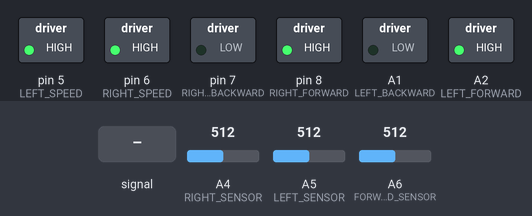
A sketch run on a simulated Arduino Nano, built with avr-gcc and run on an emulated ATmega328P. Shown: switched loads named in the sketch (green lamp = pin HIGH). The inputs (shaded band) are chosen by the test bench; at power-on: A6 (FORWARD_SENSOR) = 512, A4 (RIGHT_SENSOR) = 512, A5 (LEFT_SENSOR) = 512.

Above: at 2.2 s.
2.3 s: A4 (RIGHT_SENSOR) fed a 200 Hz sine of ±81 counts around its level
5.3 s: A6 (FORWARD_SENSOR) set to 935
At 5.55 s:
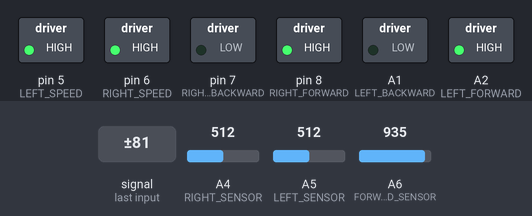
8.3 s: A6 (FORWARD_SENSOR) set to 959
At 9.4 s:
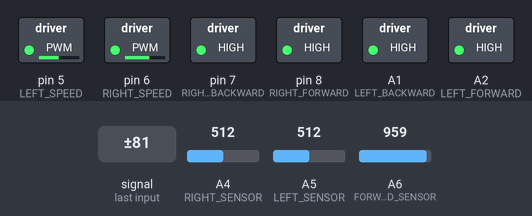
Timing chart, 0 to 11.3 s (numbered marks = the images above; inputs shaded):
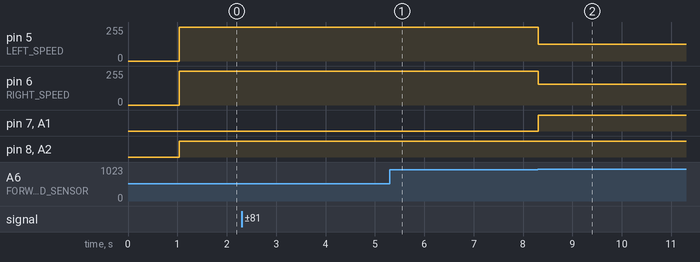

Measured:
- the behaviour switches between 949 and 950 on A6 (FORWARD_SENSOR) (found by bisection; images 1 and 2)
- after the input at 5.3 s, pin 5 (LEFT_SPEED): stays 255/255 (without the input it goes to 25/255 after 2.0 s); pin 6 (RIGHT_SPEED): stays 255/255 (without the input it goes to 96/255 after 2.0 s)
- after the input at 8.3 s, pin 5 (LEFT_SPEED): 255/255 → 124/255 at once; pin 6 (RIGHT_SPEED): 255/255 → 155/255 at once; pin 7 (RIGHT_BACKWARD), A1 (LEFT_BACKWARD): LOW → HIGH at once

The sketch:

OPS_MM.ino
```cpp
///////////////////////////
//    Pin Definitions    //
///////////////////////////
#define LEFT_SPEED 5        //pin D5
#define LEFT_FORWARD A2     //pin A2
#define LEFT_BACKWARD A1    //pin A1

#define RIGHT_SPEED 6       //pin D6
#define RIGHT_FORWARD 8     //pin D7
#define RIGHT_BACKWARD 7    //pin D8

#define LEFT_SENSOR A5      //pin A5
#define RIGHT_SENSOR A4     //pin A4
#define FORWARD_SENSOR A6   //pin A6

/////////////////////////////
//   Global Declarations   //
/////////////////////////////
const int NUM_SAMPLES = 10;
double ZERO_ERROR;
double prevError;
double pastTime;
double totalError;

double k_p = 0.2;
double k_i = 0;
double k_d = 20;

int leftSpeed, rightSpeed;
int minSpeed, maxSpeed;

bool endReached = false;
bool isTurning = false;
int slowStart = 0;

////////////////////////////
// Function Declarations  //
////////////////////////////
void goForward()
{
  digitalWrite(LEFT_FORWARD, HIGH);
  digitalWrite(LEFT_BACKWARD, LOW);
  digitalWrite(RIGHT_FORWARD, HIGH);
  digitalWrite(RIGHT_BACKWARD, LOW);
}

void stopMotors()
{
  digitalWrite(LEFT_FORWARD, HIGH);
  digitalWrite(LEFT_BACKWARD, HIGH);
  digitalWrite(RIGHT_FORWARD, HIGH);
  digitalWrite(RIGHT_BACKWARD, HIGH);
}

void setMotorSpeed(int leftspeed, int rightSpeed)
{
  analogWrite(LEFT_SPEED, leftSpeed);
  analogWrite(RIGHT_SPEED, rightSpeed);
}

/* Takes the average of multiple readings to find the mouse's distance from the walls. */
void readSensors(int numSamples, double& leftReading, double& rightReading, double& forwardReading)
{
  leftReading = rightReading = forwardReading = 0;
  for (int i = 0; i < numSamples ; i++)
  {
    leftReading += analogRead(LEFT_SENSOR);
    rightReading += analogRead(RIGHT_SENSOR);
    forwardReading += analogRead(FORWARD_SENSOR);
  }
  leftReading /= numSamples;
  rightReading /= numSamples;
  forwardReading /= numSamples;
}

////////////////////////////
//     Initialization     //
////////////////////////////
void setup() {
  pinMode(LEFT_SPEED, OUTPUT);
  pinMode(LEFT_FORWARD, OUTPUT);
  pinMode(LEFT_BACKWARD, OUTPUT);

  pinMode(RIGHT_SPEED, OUTPUT);
  pinMode(RIGHT_FORWARD, OUTPUT);
  pinMode(RIGHT_BACKWARD, OUTPUT);

  pinMode(LEFT_SENSOR, INPUT);
  pinMode(RIGHT_SENSOR, INPUT);
  pinMode(FORWARD_SENSOR, INPUT);

  /*
   *  Calibrates the sensors. The delay helps in placing the mouse in the maze before it begins
   *  reading sensor values.
   */
  delay(1000);
  double leftVal, rightVal, forwardVal;
  readSensors(100, leftVal, rightVal, forwardVal);
  ZERO_ERROR = leftVal - rightVal;

  /* Set initial speed and initialize error and time */
  leftSpeed = 255;
  rightSpeed = 255;
  setMotorSpeed(leftSpeed,rightSpeed);

  pastTime = millis();
  prevError = ZERO_ERROR;
  totalError = 0;
}

///////////////////////////
//     Loop Function     //
///////////////////////////
void loop() {
  if (endReached)
  {
    stopMotors();
  }
  else
  {
    goForward();

    double left, right, forward;
    readSensors(NUM_SAMPLES, left, right, forward);

    /*
     *  If we are surrounded by walls on 3 sides, we know that we have reached the end
     *  due to how the "maze" is constructed. The second conditional is a failsafe to
     *  prevent the mouse from crashing.
     */
    if ((left >= 800 && right >= 800 && forward >= 800) || forward >= 950)
      endReached = true;

    double currentError = ZERO_ERROR - (left - right);
    int currentTime = millis();
    /*
     *  totalError calculates the integral from t=0 to current and is included in the case
     *  that we use PID control instead of PD control
     */
    double d_t = currentTime - pastTime;
    totalError += currentError * d_t;
    double output = k_p * currentError + k_i * totalError + k_d * (currentError - prevError) / d_t;

    prevError = currentError;
    pastTime = currentTime;

    /*
     *  When we approach a corner, we want more freedom in turning, so we increase the
     *  range of speeds to ensure that we can make tight turns. Once the turn is made, we
     *  decrease the range to ensure that forward speed is near maximum.
     */
    if (forward >= 200)
    {
      minSpeed = 25;
      maxSpeed = 255;
      if (!isTurning)
      {
        slowStart = millis();
        isTurning = true;
      }
    }
    else if (millis() - slowStart >= 1200)
    {
      minSpeed = 235;
      maxSpeed = 255;
      isTurning = false;
    }

    /* Constraining prevents speed from going above or below our desired speeds. */
    leftSpeed = constrain(leftSpeed - output, minSpeed, maxSpeed);
    rightSpeed = constrain(rightSpeed + output, minSpeed, maxSpeed);

    setMotorSpeed(leftSpeed, rightSpeed);
  }
}
```
